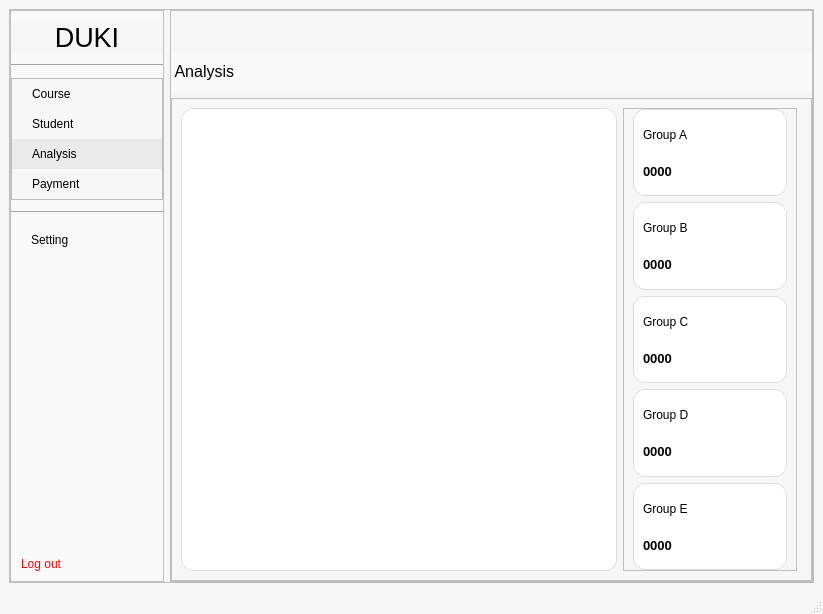
<?xml version="1.0" encoding="UTF-8"?>
<ui version="4.0">
 <class>MainWindow</class>
 <widget class="QMainWindow" name="MainWindow">
  <property name="geometry">
   <rect>
    <x>0</x>
    <y>0</y>
    <width>823</width>
    <height>614</height>
   </rect>
  </property>
  <property name="sizePolicy">
   <sizepolicy hsizetype="Preferred" vsizetype="Expanding">
    <horstretch>0</horstretch>
    <verstretch>0</verstretch>
   </sizepolicy>
  </property>
  <property name="windowTitle">
   <string>MainWindow</string>
  </property>
  <property name="styleSheet">
   <string notr="true">QMainWindow {
    background-color: #f6f6f6;
}
QFrame {
    background-color: #f6f6f6;
}
#centralwidget{
	background-color: #f6f6f6;
}
#menu {
    background-color: #f9f9f9;
    border-right: 1px solid #e0e0e0;
}
QLabel#brand {
    color: black;
}

#menu_analysis,
#menu_course,
#menu_payment,
#menu_student,
#menu_setting {
    text-align: left;
    padding: 8px 20px;
    border: none;
	color: black;
}
#menu_analysis:hover,
#menu_course:hover,
#menu_logout:hover,
#menu_payment:hover,
#menu_student:hover,
#menu_setting:hover {
    background-color: #eaeaea;
}
#menu_logout {
    color: red;
    padding: 10px;
    text-align: left;
	border: none;
}
#menu_analysis {
    background-color: #eaeaea;
}
#analysis_search_lineEdit {
    background-color: #F8F8F8;
    border: 1px solid #CCCCCC;
    border-radius-right: 10px;
    padding: 6px 12px;
    color: #555;
}
#analysis_search_lineEdit:focus {
    border: 2px solid #A0A0A0;
}
#analysis_search_comboBox {
    background-color: #2E2E2E;
    color: white;
    padding: 6px 12px;
    font-weight: bold;
}
QComboBox QAbstractItemView {
    background-color: #2E2E2E;
    color: white;
    selection-background-color: #444444;
    selection-color: white;
}
#analysis_create {
    background-color: #4C8BF5;
    color: white;
    border: none;
    border-radius: 8px;
    padding: 6px 10px;
    font-weight: bold;
}
#analysis_create:hover {
    background-color: #3B73E0;
}
#analysis_filter {
    background-color: #F4F4F4;
    border: 1px solid #CCCCCC;
    border-radius: 8px;
    padding: 6px 10px;
	color: black;
}
#analysis_filter:hover {
    background-color: #EAEAEA;
}
#header{
	background-color: #f9f9f9;
	color: black;
}
#analysis_previous, #analysis_next {
    background-color: white;
    color: #2E3A59;
    border: 1px solid #D0D0D0;
    border-radius: 8px;
    padding: 6px 12px;
    font-weight: 500;
}
#analysis_previous:hover, #analysis_next:hover {
    background-color: #F5F5F5;
}
#analysis_page_1, #analysis_page_2, #analysis_page_3, #analysis_page_8, #analysis_page_9, #analysis_page_10 {
    background-color: transparent;
    border: none;
    color: #444;
    padding: 6px 10px;
}
#analysis_page_1 {
    background-color: #E0E0E0;
    border-radius: 6px;
    font-weight: bold;
}
#space {
    color: #777;
    font-weight: bold;
}


</string>
  </property>
  <widget class="QWidget" name="centralwidget">
   <layout class="QHBoxLayout" name="horizontalLayout_5">
    <item>
     <widget class="QFrame" name="frame">
      <property name="sizePolicy">
       <sizepolicy hsizetype="Preferred" vsizetype="Preferred">
        <horstretch>0</horstretch>
        <verstretch>0</verstretch>
       </sizepolicy>
      </property>
      <property name="minimumSize">
       <size>
        <width>801</width>
        <height>541</height>
       </size>
      </property>
      <property name="frameShape">
       <enum>QFrame::StyledPanel</enum>
      </property>
      <property name="frameShadow">
       <enum>QFrame::Raised</enum>
      </property>
      <layout class="QHBoxLayout" name="horizontalLayout">
       <property name="leftMargin">
        <number>0</number>
       </property>
       <property name="topMargin">
        <number>0</number>
       </property>
       <property name="rightMargin">
        <number>0</number>
       </property>
       <property name="bottomMargin">
        <number>0</number>
       </property>
       <item>
        <widget class="QFrame" name="menu">
         <property name="sizePolicy">
          <sizepolicy hsizetype="Preferred" vsizetype="Preferred">
           <horstretch>0</horstretch>
           <verstretch>0</verstretch>
          </sizepolicy>
         </property>
         <property name="frameShape">
          <enum>QFrame::StyledPanel</enum>
         </property>
         <property name="frameShadow">
          <enum>QFrame::Raised</enum>
         </property>
         <layout class="QVBoxLayout" name="verticalLayout" stretch="0,0,0,0,0,0,0">
          <property name="spacing">
           <number>11</number>
          </property>
          <property name="leftMargin">
           <number>0</number>
          </property>
          <property name="topMargin">
           <number>11</number>
          </property>
          <property name="rightMargin">
           <number>0</number>
          </property>
          <property name="bottomMargin">
           <number>0</number>
          </property>
          <item>
           <widget class="QLabel" name="brand">
            <property name="sizePolicy">
             <sizepolicy hsizetype="Preferred" vsizetype="Preferred">
              <horstretch>0</horstretch>
              <verstretch>0</verstretch>
             </sizepolicy>
            </property>
            <property name="font">
             <font>
              <pointsize>20</pointsize>
             </font>
            </property>
            <property name="styleSheet">
             <string notr="true"/>
            </property>
            <property name="text">
             <string>DUKI</string>
            </property>
            <property name="alignment">
             <set>Qt::AlignCenter</set>
            </property>
           </widget>
          </item>
          <item>
           <widget class="Line" name="line_1">
            <property name="orientation">
             <enum>Qt::Horizontal</enum>
            </property>
           </widget>
          </item>
          <item>
           <widget class="QFrame" name="frame_2">
            <property name="frameShape">
             <enum>QFrame::StyledPanel</enum>
            </property>
            <property name="frameShadow">
             <enum>QFrame::Raised</enum>
            </property>
            <layout class="QVBoxLayout" name="verticalLayout_3">
             <property name="spacing">
              <number>0</number>
             </property>
             <property name="leftMargin">
              <number>0</number>
             </property>
             <property name="topMargin">
              <number>0</number>
             </property>
             <property name="rightMargin">
              <number>0</number>
             </property>
             <property name="bottomMargin">
              <number>0</number>
             </property>
             <item>
              <widget class="QPushButton" name="menu_course">
               <property name="sizePolicy">
                <sizepolicy hsizetype="Minimum" vsizetype="Preferred">
                 <horstretch>0</horstretch>
                 <verstretch>0</verstretch>
                </sizepolicy>
               </property>
               <property name="styleSheet">
                <string notr="true"/>
               </property>
               <property name="text">
                <string>Course</string>
               </property>
              </widget>
             </item>
             <item>
              <widget class="QPushButton" name="menu_student">
               <property name="sizePolicy">
                <sizepolicy hsizetype="Minimum" vsizetype="Preferred">
                 <horstretch>0</horstretch>
                 <verstretch>0</verstretch>
                </sizepolicy>
               </property>
               <property name="layoutDirection">
                <enum>Qt::LeftToRight</enum>
               </property>
               <property name="styleSheet">
                <string notr="true"/>
               </property>
               <property name="text">
                <string>Student</string>
               </property>
              </widget>
             </item>
             <item>
              <widget class="QPushButton" name="menu_analysis">
               <property name="sizePolicy">
                <sizepolicy hsizetype="Minimum" vsizetype="Preferred">
                 <horstretch>0</horstretch>
                 <verstretch>0</verstretch>
                </sizepolicy>
               </property>
               <property name="styleSheet">
                <string notr="true"/>
               </property>
               <property name="text">
                <string>Analysis</string>
               </property>
              </widget>
             </item>
             <item>
              <widget class="QPushButton" name="menu_payment">
               <property name="sizePolicy">
                <sizepolicy hsizetype="Preferred" vsizetype="Preferred">
                 <horstretch>0</horstretch>
                 <verstretch>0</verstretch>
                </sizepolicy>
               </property>
               <property name="minimumSize">
                <size>
                 <width>150</width>
                 <height>28</height>
                </size>
               </property>
               <property name="styleSheet">
                <string notr="true"/>
               </property>
               <property name="text">
                <string>Payment</string>
               </property>
              </widget>
             </item>
            </layout>
           </widget>
          </item>
          <item>
           <widget class="Line" name="line_2">
            <property name="orientation">
             <enum>Qt::Horizontal</enum>
            </property>
           </widget>
          </item>
          <item>
           <widget class="QPushButton" name="menu_setting">
            <property name="sizePolicy">
             <sizepolicy hsizetype="Preferred" vsizetype="Preferred">
              <horstretch>0</horstretch>
              <verstretch>0</verstretch>
             </sizepolicy>
            </property>
            <property name="minimumSize">
             <size>
              <width>60</width>
              <height>12</height>
             </size>
            </property>
            <property name="styleSheet">
             <string notr="true"/>
            </property>
            <property name="text">
             <string>Setting</string>
            </property>
           </widget>
          </item>
          <item>
           <spacer name="verticalSpacer">
            <property name="orientation">
             <enum>Qt::Vertical</enum>
            </property>
            <property name="sizeHint" stdset="0">
             <size>
              <width>20</width>
              <height>40</height>
             </size>
            </property>
           </spacer>
          </item>
          <item>
           <widget class="QPushButton" name="menu_logout">
            <property name="sizePolicy">
             <sizepolicy hsizetype="Preferred" vsizetype="Preferred">
              <horstretch>0</horstretch>
              <verstretch>0</verstretch>
             </sizepolicy>
            </property>
            <property name="styleSheet">
             <string notr="true"/>
            </property>
            <property name="text">
             <string>Log out</string>
            </property>
           </widget>
          </item>
         </layout>
        </widget>
       </item>
       <item>
        <widget class="QFrame" name="frame_3">
         <property name="sizePolicy">
          <sizepolicy hsizetype="Preferred" vsizetype="Preferred">
           <horstretch>0</horstretch>
           <verstretch>0</verstretch>
          </sizepolicy>
         </property>
         <property name="frameShape">
          <enum>QFrame::StyledPanel</enum>
         </property>
         <property name="frameShadow">
          <enum>QFrame::Raised</enum>
         </property>
         <layout class="QVBoxLayout" name="verticalLayout_2">
          <property name="leftMargin">
           <number>0</number>
          </property>
          <property name="topMargin">
           <number>0</number>
          </property>
          <property name="rightMargin">
           <number>0</number>
          </property>
          <property name="bottomMargin">
           <number>0</number>
          </property>
          <item>
           <spacer name="verticalSpacer_2">
            <property name="orientation">
             <enum>Qt::Vertical</enum>
            </property>
            <property name="sizeType">
             <enum>QSizePolicy::Preferred</enum>
            </property>
            <property name="sizeHint" stdset="0">
             <size>
              <width>20</width>
              <height>40</height>
             </size>
            </property>
           </spacer>
          </item>
          <item>
           <widget class="QLabel" name="header">
            <property name="sizePolicy">
             <sizepolicy hsizetype="Preferred" vsizetype="Preferred">
              <horstretch>0</horstretch>
              <verstretch>0</verstretch>
             </sizepolicy>
            </property>
            <property name="minimumSize">
             <size>
              <width>0</width>
              <height>41</height>
             </size>
            </property>
            <property name="font">
             <font>
              <family>MS Shell Dlg 2</family>
              <pointsize>12</pointsize>
             </font>
            </property>
            <property name="text">
             <string> Analysis</string>
            </property>
           </widget>
          </item>
          <item>
           <widget class="QFrame" name="frame_6">
            <property name="sizePolicy">
             <sizepolicy hsizetype="Preferred" vsizetype="Expanding">
              <horstretch>0</horstretch>
              <verstretch>0</verstretch>
             </sizepolicy>
            </property>
            <property name="minimumSize">
             <size>
              <width>165</width>
              <height>0</height>
             </size>
            </property>
            <property name="frameShape">
             <enum>QFrame::StyledPanel</enum>
            </property>
            <property name="frameShadow">
             <enum>QFrame::Raised</enum>
            </property>
            <layout class="QHBoxLayout" name="horizontalLayout_8">
             <property name="leftMargin">
              <number>0</number>
             </property>
             <property name="topMargin">
              <number>0</number>
             </property>
             <property name="rightMargin">
              <number>5</number>
             </property>
             <property name="bottomMargin">
              <number>0</number>
             </property>
             <item>
              <widget class="QWidget" name="widget" native="true">
               <layout class="QHBoxLayout" name="horizontalLayout_9" stretch="10,4">
                <item>
                 <widget class="QWidget" name="cluster_analysis_chart" native="true">
                  <property name="sizePolicy">
                   <sizepolicy hsizetype="Preferred" vsizetype="Preferred">
                    <horstretch>0</horstretch>
                    <verstretch>0</verstretch>
                   </sizepolicy>
                  </property>
                  <property name="minimumSize">
                   <size>
                    <width>0</width>
                    <height>0</height>
                   </size>
                  </property>
                  <property name="styleSheet">
                   <string notr="true">    background-color: white;
    border: 1px solid #dcdcdc;   /* viền xám nhạt */
    border-radius: 12px;          /* bo tròn góc */</string>
                  </property>
                 </widget>
                </item>
                <item>
                 <widget class="QFrame" name="frame_4">
                  <property name="sizePolicy">
                   <sizepolicy hsizetype="Preferred" vsizetype="Preferred">
                    <horstretch>0</horstretch>
                    <verstretch>0</verstretch>
                   </sizepolicy>
                  </property>
                  <property name="frameShape">
                   <enum>QFrame::StyledPanel</enum>
                  </property>
                  <property name="frameShadow">
                   <enum>QFrame::Raised</enum>
                  </property>
                  <layout class="QVBoxLayout" name="verticalLayout_4">
                   <property name="topMargin">
                    <number>0</number>
                   </property>
                   <property name="bottomMargin">
                    <number>0</number>
                   </property>
                   <item>
                    <widget class="QFrame" name="cluster_analysis_groupA">
                     <property name="sizePolicy">
                      <sizepolicy hsizetype="Preferred" vsizetype="Preferred">
                       <horstretch>0</horstretch>
                       <verstretch>0</verstretch>
                      </sizepolicy>
                     </property>
                     <property name="styleSheet">
                      <string notr="true">    background-color: white;
    border: 1px solid #dcdcdc;   /* viền xám nhạt */
    border-radius: 12px;          /* bo tròn góc */</string>
                     </property>
                     <property name="frameShape">
                      <enum>QFrame::StyledPanel</enum>
                     </property>
                     <property name="frameShadow">
                      <enum>QFrame::Raised</enum>
                     </property>
                     <layout class="QVBoxLayout" name="verticalLayout_5">
                      <item>
                       <widget class="QLabel" name="label">
                        <property name="styleSheet">
                         <string notr="true">border: none;
color: black</string>
                        </property>
                        <property name="text">
                         <string>Group A</string>
                        </property>
                       </widget>
                      </item>
                      <item>
                       <widget class="QLabel" name="count_groupA">
                        <property name="font">
                         <font>
                          <pointsize>10</pointsize>
                          <weight>75</weight>
                          <bold>true</bold>
                         </font>
                        </property>
                        <property name="styleSheet">
                         <string notr="true">border: None;
color: black</string>
                        </property>
                        <property name="text">
                         <string>0000</string>
                        </property>
                       </widget>
                      </item>
                     </layout>
                    </widget>
                   </item>
                   <item>
                    <widget class="QFrame" name="cluster_analysis_groupB">
                     <property name="sizePolicy">
                      <sizepolicy hsizetype="Preferred" vsizetype="Preferred">
                       <horstretch>0</horstretch>
                       <verstretch>0</verstretch>
                      </sizepolicy>
                     </property>
                     <property name="styleSheet">
                      <string notr="true">    background-color: white;
    border: 1px solid #dcdcdc;   /* viền xám nhạt */
    border-radius: 12px;          /* bo tròn góc */</string>
                     </property>
                     <property name="frameShape">
                      <enum>QFrame::StyledPanel</enum>
                     </property>
                     <property name="frameShadow">
                      <enum>QFrame::Raised</enum>
                     </property>
                     <layout class="QVBoxLayout" name="verticalLayout_10">
                      <item>
                       <widget class="QLabel" name="label_11">
                        <property name="styleSheet">
                         <string notr="true">border: none;
color: black</string>
                        </property>
                        <property name="text">
                         <string>Group B</string>
                        </property>
                       </widget>
                      </item>
                      <item>
                       <widget class="QLabel" name="count_groupB">
                        <property name="font">
                         <font>
                          <pointsize>10</pointsize>
                          <weight>75</weight>
                          <bold>true</bold>
                         </font>
                        </property>
                        <property name="styleSheet">
                         <string notr="true">border: None;
color: black</string>
                        </property>
                        <property name="text">
                         <string>0000</string>
                        </property>
                       </widget>
                      </item>
                     </layout>
                    </widget>
                   </item>
                   <item>
                    <widget class="QFrame" name="cluster_analysis_groupC">
                     <property name="sizePolicy">
                      <sizepolicy hsizetype="Preferred" vsizetype="Preferred">
                       <horstretch>0</horstretch>
                       <verstretch>0</verstretch>
                      </sizepolicy>
                     </property>
                     <property name="styleSheet">
                      <string notr="true">    background-color: white;
    border: 1px solid #dcdcdc;   /* viền xám nhạt */
    border-radius: 12px;          /* bo tròn góc */</string>
                     </property>
                     <property name="frameShape">
                      <enum>QFrame::StyledPanel</enum>
                     </property>
                     <property name="frameShadow">
                      <enum>QFrame::Raised</enum>
                     </property>
                     <layout class="QVBoxLayout" name="verticalLayout_8">
                      <item>
                       <widget class="QLabel" name="label_7">
                        <property name="styleSheet">
                         <string notr="true">border: none;
color: black</string>
                        </property>
                        <property name="text">
                         <string>Group C</string>
                        </property>
                       </widget>
                      </item>
                      <item>
                       <widget class="QLabel" name="count_groupC">
                        <property name="font">
                         <font>
                          <pointsize>10</pointsize>
                          <weight>75</weight>
                          <bold>true</bold>
                         </font>
                        </property>
                        <property name="styleSheet">
                         <string notr="true">border: None;
color: black</string>
                        </property>
                        <property name="text">
                         <string>0000</string>
                        </property>
                       </widget>
                      </item>
                     </layout>
                    </widget>
                   </item>
                   <item>
                    <widget class="QFrame" name="cluster_analysis_groupD">
                     <property name="sizePolicy">
                      <sizepolicy hsizetype="Preferred" vsizetype="Preferred">
                       <horstretch>0</horstretch>
                       <verstretch>0</verstretch>
                      </sizepolicy>
                     </property>
                     <property name="styleSheet">
                      <string notr="true">    background-color: white;
    border: 1px solid #dcdcdc;   /* viền xám nhạt */
    border-radius: 12px;          /* bo tròn góc */</string>
                     </property>
                     <property name="frameShape">
                      <enum>QFrame::StyledPanel</enum>
                     </property>
                     <property name="frameShadow">
                      <enum>QFrame::Raised</enum>
                     </property>
                     <layout class="QVBoxLayout" name="verticalLayout_7">
                      <item>
                       <widget class="QLabel" name="label_5">
                        <property name="styleSheet">
                         <string notr="true">border: none;
color: black</string>
                        </property>
                        <property name="text">
                         <string>Group D</string>
                        </property>
                       </widget>
                      </item>
                      <item>
                       <widget class="QLabel" name="count_groupD">
                        <property name="font">
                         <font>
                          <pointsize>10</pointsize>
                          <weight>75</weight>
                          <bold>true</bold>
                         </font>
                        </property>
                        <property name="styleSheet">
                         <string notr="true">border: None;
color: black</string>
                        </property>
                        <property name="text">
                         <string>0000</string>
                        </property>
                       </widget>
                      </item>
                     </layout>
                    </widget>
                   </item>
                   <item>
                    <widget class="QFrame" name="cluster_analysis_groupE">
                     <property name="sizePolicy">
                      <sizepolicy hsizetype="Preferred" vsizetype="Preferred">
                       <horstretch>0</horstretch>
                       <verstretch>0</verstretch>
                      </sizepolicy>
                     </property>
                     <property name="styleSheet">
                      <string notr="true">    background-color: white;
    border: 1px solid #dcdcdc;   /* viền xám nhạt */
    border-radius: 12px;          /* bo tròn góc */</string>
                     </property>
                     <property name="frameShape">
                      <enum>QFrame::StyledPanel</enum>
                     </property>
                     <property name="frameShadow">
                      <enum>QFrame::Raised</enum>
                     </property>
                     <layout class="QVBoxLayout" name="verticalLayout_9">
                      <item>
                       <widget class="QLabel" name="label_9">
                        <property name="styleSheet">
                         <string notr="true">border: none;
color: black</string>
                        </property>
                        <property name="text">
                         <string>Group E</string>
                        </property>
                       </widget>
                      </item>
                      <item>
                       <widget class="QLabel" name="count_groupE">
                        <property name="font">
                         <font>
                          <pointsize>10</pointsize>
                          <weight>75</weight>
                          <bold>true</bold>
                         </font>
                        </property>
                        <property name="styleSheet">
                         <string notr="true">border: None;
color: black</string>
                        </property>
                        <property name="text">
                         <string>0000</string>
                        </property>
                       </widget>
                      </item>
                     </layout>
                    </widget>
                   </item>
                  </layout>
                 </widget>
                </item>
               </layout>
              </widget>
             </item>
            </layout>
           </widget>
          </item>
         </layout>
        </widget>
       </item>
      </layout>
     </widget>
    </item>
   </layout>
  </widget>
  <widget class="QMenuBar" name="menubar">
   <property name="geometry">
    <rect>
     <x>0</x>
     <y>0</y>
     <width>823</width>
     <height>26</height>
    </rect>
   </property>
  </widget>
  <widget class="QStatusBar" name="statusbar"/>
 </widget>
 <resources/>
 <connections/>
</ui>
